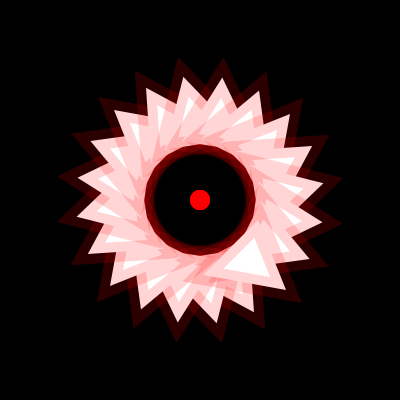
Frame 1 (no input)
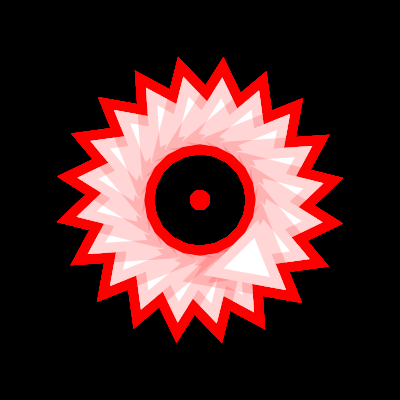
Frame 60 (no input)
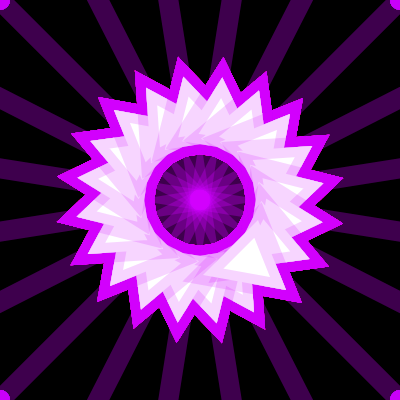
Frame 120 (the mouse pressed at the canvas centre since frame 60)

The p5.js sketch that drew these frames (run headless with seeded random() and noise() and a simulated clock; from frame 60 on, the mouse is pressed at the canvas centre):

// p5.js sketch
// ── sketch.js
let slider;
let count = 20;
function setup() {
  createCanvas(400, 400);
  background(0);

  colorMode(HSB, 250, 50, 10, 3);
  slider = createSlider(100, 200, 86);
}

function draw() {
  let vol = slider.value();
  translate(width / 2, height / 2);
  let angle = TWO_PI / count;
  for (let i = 0; i < count; i++) {
    rotate(angle);
    strokeWeight(20);
    stroke(mouseX, 150, 100, 0.5);
    triangle(3, 75, 58, 20, 86, 90);
    line(mouseX, mouseY, pmouseX, pmouseY);
    push();
    scale(1, -1);
    line(mouseX, mouseY, pmouseX, pmouseY);
    pop();
  }
}
